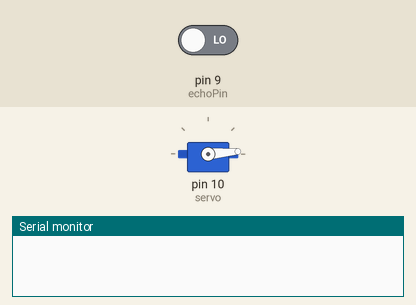
This sketch was run on a simulated Arduino Uno, built with avr-gcc and run on an emulated ATmega328P. Parts: servo, the last lines printed to the serial monitor. The inputs (shaded band) are chosen by the test bench; at power-on: pin 9 (echoPin) LOW.

Above: at 0.1 s.
At 16.1 s:
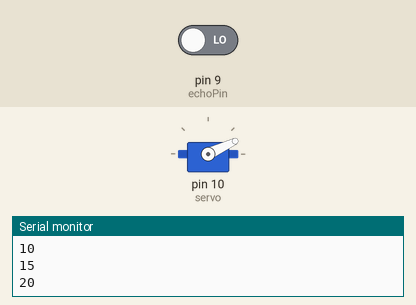
At 36.2 s:
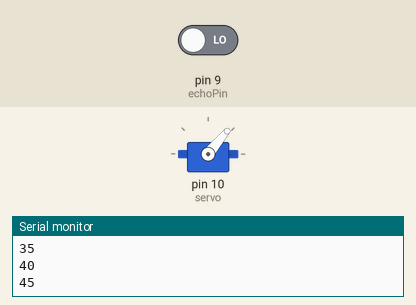
Timing chart, 0 to 37.7 s (numbered marks = the images above):
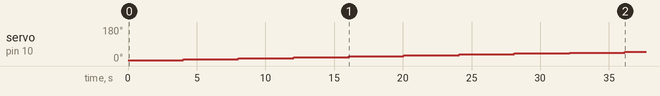

The sketch:

12-Radar.ino
```cpp
#include <Servo.h>

int trigPin = 8;
int echoPin = 9;
int rotationPerLoop = 5;

float currentRotation, duration, distance;

float DetectionRange = 5;

Servo servo;

void setup() {
  // put your setup code here, to run once:
  servo.attach(10);
  servo.write(0);

  pinMode(trigPin, OUTPUT);
  pinMode(echoPin, INPUT);

  Serial.begin(9600);
}

void loop() {
  // put your main code here, to run repeatedly:
  currentRotation = servo.read();
  servo.write(currentRotation + rotationPerLoop);

  if(currentRotation + rotationPerLoop >= 180 || currentRotation + rotationPerLoop <= 0)
  {
    rotationPerLoop = rotationPerLoop * -1;
  }

  digitalWrite(trigPin, LOW);
  delay(2);
  digitalWrite(trigPin, HIGH);
  delay(10);
  digitalWrite(trigPin, LOW);
  duration = pulseIn(echoPin, HIGH);
  distance = (duration * 0.0343) / 2;

  if(distance < DetectionRange){
    Serial.println(servo.read());
    delay(3000);
    }

  delay(5);
}
```

Measured:
- by itself, servo on pin 10 (servo): moves from 5° to 50° over 32.1 s
